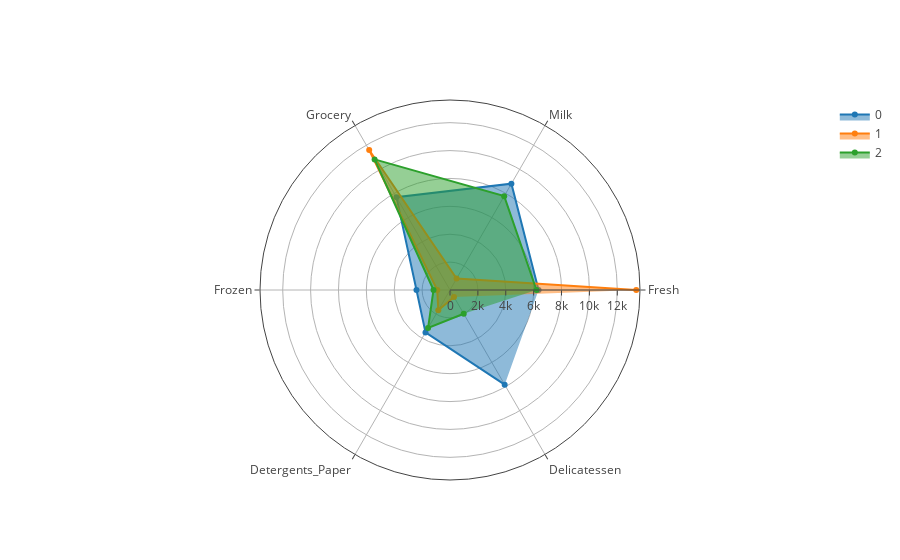

Source (notebook cell):
### Code cell
plot_data = []
for index, row in samples.iterrows():
    plot_data.append(go.Scatterpolar(
      r = row,
      theta = samples.columns,
      fill = 'toself',
      name = index
    ))
    
layout = go.Layout(
    showlegend = True
)

fig = go.Figure(data=plot_data, layout=layout)
py.iplot(fig)

### Figure 1 — Plotly figure (JSON) as saved in the notebook; plotly's stock layout.template omitted (floating-point values rounded to 4 significant figures)
{"data": [{"fill": "toself", "name": "0", "r": [6353, 8808, 7684, 2405, 3516, 7844], "theta": ["Fresh", "Milk", "Grocery", "Frozen", "Detergents_Paper", "Delicatessen"], "type": "scatterpolar", "uid": "10c3bb8a-c190-11e8-a4f5-e4a7a085a6b4"}, {"fill": "toself", "name": "1", "r": [13360, 944, 11593, 915, 1679, 573], "theta": ["Fresh", "Milk", "Grocery", "Frozen", "Detergents_Paper", "Delicatessen"], "type": "scatterpolar", "uid": "10c3bb8b-c190-11e8-9157-e4a7a085a6b4"}, {"fill": "toself", "name": "2", "r": [6202, 7775, 10817, 1183, 3143, 1970], "theta": ["Fresh", "Milk", "Grocery", "Frozen", "Detergents_Paper", "Delicatessen"], "type": "scatterpolar", "uid": "10c3bb8c-c190-11e8-a96e-e4a7a085a6b4"}], "layout": {"showlegend": true}}
